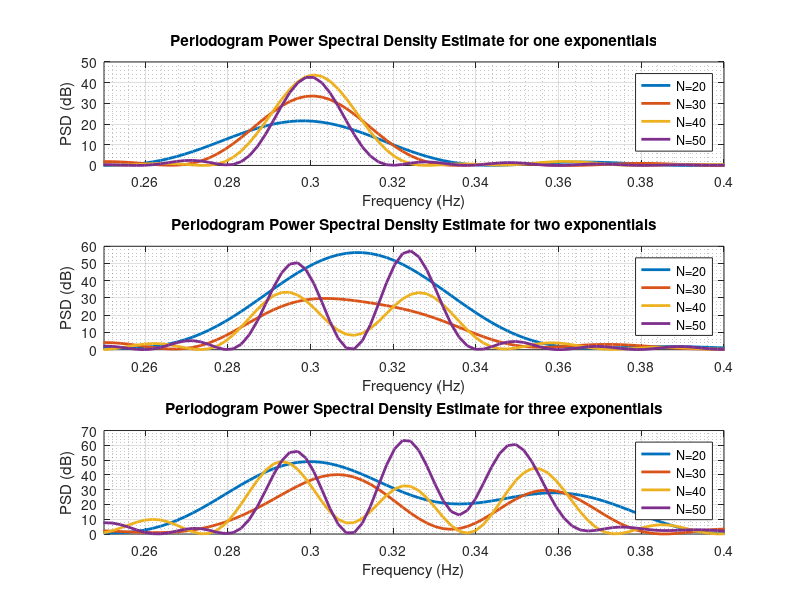

MATLAB code for this plot:
%% Task 1.3.d Correlation Estimation
% This task is to generate signals composed of exponential signals with
% different length and frequencies, then obtain the psd to verify that the
% periodogram will show correct line spectral by considering more data
% samples
% Author: Junyu Yan
%--------------------------------------------------------------------------

clc;clear;close all;
%% Initialization
% The number of samples
N = [20,30,40,50];
% The normalized signal frequency
fs = 1;
% The frequency of sinusoidal signal
f_sin = [0.3, 0.32, 0.35];
% The amplitude of sinusoidal signal
A_sin = [1, 1, 1];
% Noise power
nPower = 0.2;
% The number of dft
nDFT = 512;

figure;
%% Periodogarm for signal with one exponential
legendstr = [];
subplot(3,1,1);
for i = 1:length(N)
    % The sampling time
    n = (0: N(i) - 1) / fs;
    % Generate noise
    noise = sqrt(nPower/2)*(randn(size(n))+1j*randn(size(n)));
    % Generate signal
    x1 = A_sin(1)*exp(1j*2*pi*f_sin(1)*n)+noise;
    [psd1,f1] = periodogram(x1,rectwin(N(i)),nDFT, fs);
    plot(f1,psd1,'linewidth',2);
    legendstr = [legendstr; 'N=',num2str(N(i))];
    hold on;
end
grid on;grid minor;
xlim([0.25,0.4]);
xlabel('Frequency (Hz)');
ylabel('PSD (dB)');
title('Periodogram Power Spectral Density Estimate for one exponentials')
legend(legendstr)

%% Periodogram for signal with two exponentials
legendstr = [];
subplot(3,1,2);
for i = 1:length(N)
    % The sampling time
    n = (0: N(i) - 1) / fs;
    % Generate noise
    noise = sqrt(nPower/2)*(randn(size(n))+1j*randn(size(n)));
    %Generate signal
    x2 = A_sin(1)*exp(1j*2*pi*f_sin(1)*n)+A_sin(2)*exp(1j*2*pi*f_sin(2)*n)+noise;
    [psd2,f2] = periodogram(x2,rectwin(N(i)),nDFT, fs);
    plot(f2,psd2,'linewidth',2);
    legendstr = [legendstr; 'N=',num2str(N(i))];
    hold on;
end
grid on; grid minor;
xlim([0.25,0.4]);
xlabel('Frequency (Hz)');
ylabel('PSD (dB)');
title('Periodogram Power Spectral Density Estimate for two exponentials');
legend(legendstr);

%% Periodogram for signal with three exponentials
legendstr = [];
subplot(3,1,3);
for i = 1:length(N)
    % The sampling time
    n = (0: N(i) - 1) / fs;
    % Generate noise
    noise = sqrt(nPower/2)*(randn(size(n))+1j*randn(size(n)));
    % Generate signal
    x3 = A_sin(1)*exp(1j*2*pi*f_sin(1)*n)+A_sin(2)*exp(1j*2*pi*f_sin(2)*n)+A_sin(3)*exp(1j*2*pi*f_sin(3)*n)+noise;
    [psd3,f3] = periodogram(x3,rectwin(N(i)),nDFT, fs);
    plot(f3,psd3,'linewidth',2);
    legendstr = [legendstr; 'N=',num2str(N(i))];
    hold on;
end
grid on;grid minor;
xlim([0.25,0.4]);
xlabel('Frequency (Hz)');
ylabel('PSD (dB)');
title('Periodogram Power Spectral Density Estimate for three exponentials');
legend(legendstr);